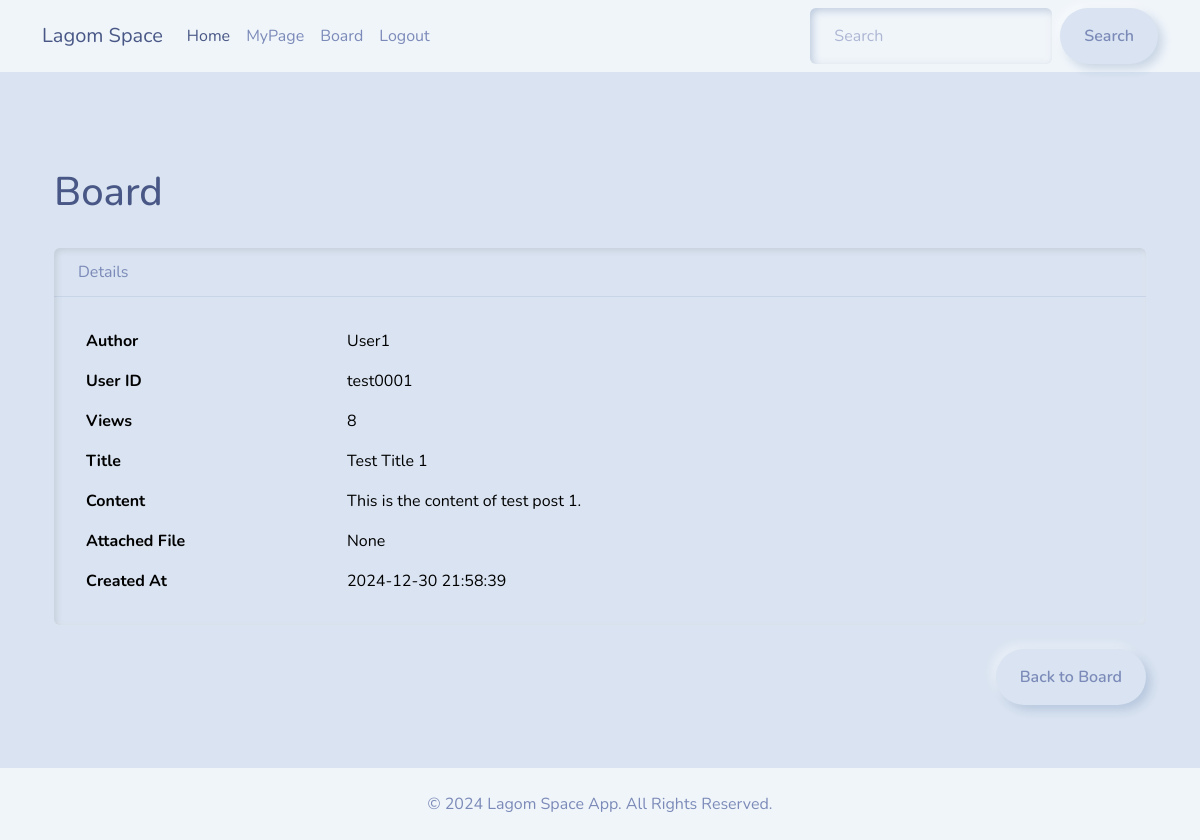
The app's page /board/1 (signed in) with its own data.
### app/models.py (models this page shows, shortened)
class Board(db.Model):
    __tablename__ = "boardlist"
    idx = db.Column(db.Integer, primary_key=True, autoincrement=True)  # 자동 증가
    board_title = db.Column(db.String(255), nullable=False) # 제목은 최대 255자
    board_content = db.Column(db.Text, nullable=False) # 내용은 길이 제한 없음
    user_id = db.Column(db.String(50), nullable=False)  # 사용자 고유 ID
    user_name = db.Column(db.String(80), nullable=False)
    created_at = db.Column(db.DateTime, default=lambda: datetime.now(ZoneInfo('Asia/Seoul')).strftime("%Y-%m-%d %H:%M:%S"))
    last_updated = db.Column(db.DateTime, default=lambda: datetime.now(ZoneInfo('Asia/Seoul')).strftime("%Y-%m-%d %H:%M:%S"))
    view_count = db.Column(db.Integer, default=0)  # 조회수 컬럼 추가
    file_path = db.Column(db.Text, nullable=True)  # 파일 경로 추가

### app/routes.py (the view)
@main.route("/board/<int:board_id>", methods=["GET"])
@login_required
def board_detail(board_id):
    board_item = Board.query.get_or_404(board_id)  # ID로 게시글 조회, 없으면 404 반환
    if board_item.file_path:
        file_name = os.path.basename(board_item.file_path)  # 경로에서 파일 이름만 추출
    else:
        file_name = None
    return render_template("board_detail.html", board_item=board_item, file_name=file_name)

### app/__init__.py (called while the page is built)
def create_app():
    app = Flask(__name__)
    app.config.from_object("config")  # config.py 불러와서 적용
    app.teardown_appcontext(close_db)
    db.init_app(app)  # SQLAlchemy와 Flask 앱 인스턴스 연결 과정
    login_manager.init_app(app)  # login_manager : 세션관리, 접근제한, 리디렉션 기능 탑재
    login_manager.login_view = ("auth.login")  # 'main'은 블루프린트 이름, 'login'은 함수 이름
    app.register_blueprint(main)
    app.register_blueprint(auth)
    @login_manager.user_loader
    def load_user(user_id):
        return User.query.get(int(user_id))  # 사용자 ID로 User 객체 로드
    return app

### app/templates/board_detail.html (shortened to what this page needs)
{% extends 'base.html' %}
{% block content%}
  <div class="container mt-5">
    <div class="row mb-4">
      <div class="col-12 text-left">
        <h1>Board</h1>
      </div>
    </div>
    <div class="row justify-content-center">
      <div class="col-md-12">
        <div class="card">
          <div class="card-header">
            Details
          </div>
          <div class="card-body">
            <table class="table table-bordered mb-0">
              <tbody>
                <tr>
                  <th class="w-25">Author</th>
                  <td class="w-75">{{ board_item.user_name }}</td>
                </tr>
                <tr>
                  <th>User ID</th>
                  <td>{{ board_item.user_id }}</td>
                </tr>
                <tr>
                  <th>Views
                  </th>
                  <td>{{ board_item.view_count }}</td>
                </tr>
                <tr>
                  <th>Title</th>
                  <td>{{ board_item.board_title }}</td>
                </tr>
                <tr>
                  <th>Content</th>
                  <td>{{ board_item.board_content }}</td>
                </tr>
                <tr>
                  <th>Attached File</th>
                  <td>
                    {% if file_name %}
                      {% if file_name.endswith(('.png', '.jpg', '.jpeg', '.gif')) %}
                      <img src="{{ url_for('static', filename='uploads/' + file_name) }}" alt="Attached File" style="max-width: 300px; max-height: 300px;">
                      {% else %}
                      <p>{{ file_name }}</p>
                      <a href="{{ url_for('main.download_file', file_name=file_name) }}" class="btn btn-success">Download File</a>
                      {% endif %}
                    {% else %}
                      None
                    {% endif %}
                  </td>
                </tr>
                <tr>
                  <th>Created At</th>
                  <td>{{ board_item.created_at }}</td>
                </tr>
              </tbody>
            </table>
          </div>
        </div>
      </div>
    </div>
    <div class="row mt-4">
      <div class="col-12 text-end">
          <a href="{{ url_for('main.board') }}" class="btn btn-secondary">Back to Board</a>
        </div>
      </div>
    </div>
  </div>
{% endblock %}

### records on screen
Board: user_name "User1", user_id "test0001", view_count "8", board_title "Test Title 1", board_content "This is the content of test post 1.", created_at "2024-12-30 21:58:39"
